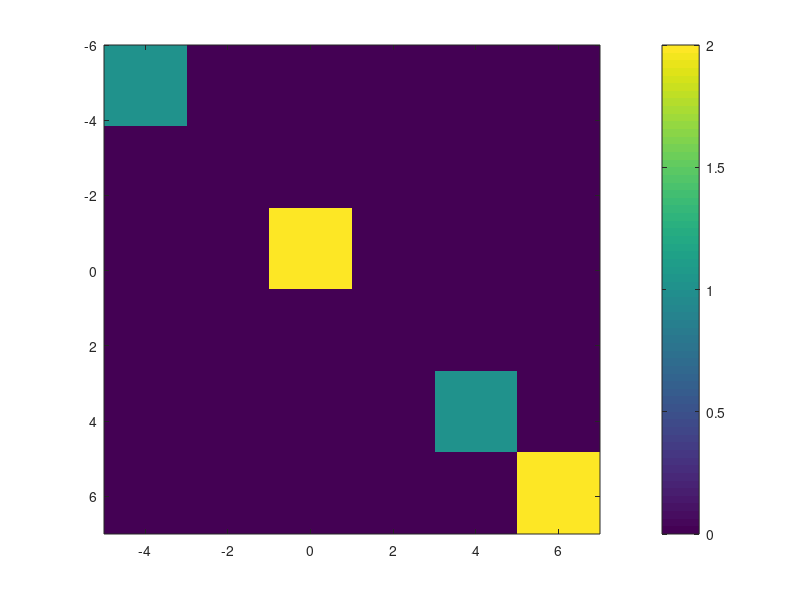

Write the MATLAB code that produced this figure.
clc; clear all; close all

X = [-1 -5 3 6 -1 7];
Y = [-1 -6 3 6 -1 7];
[N,b] = hist3([X', Y'],[numel(X) numel(X)]); 
figure
imagesc(b{1}([1 end]),b{2}([1 end]),N);
colorbar
%axis xy equal tight